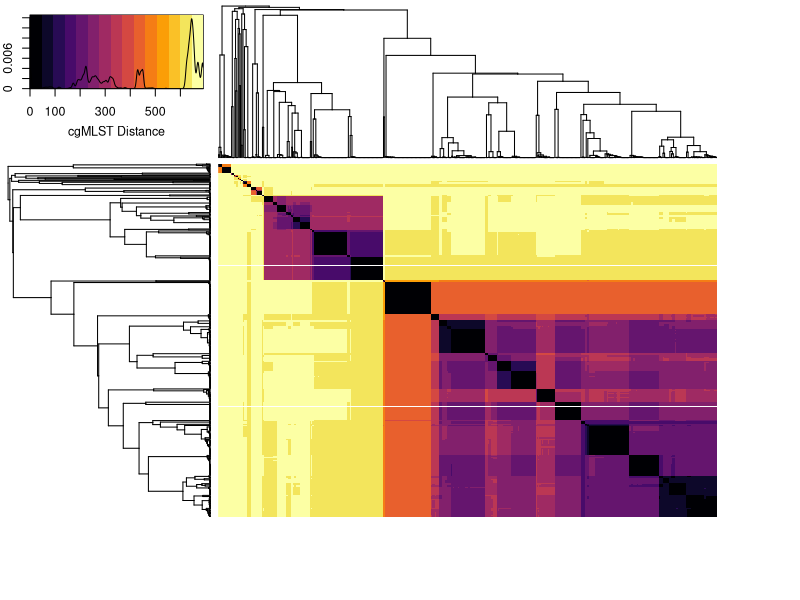

Generate this figure with R: (Note: this script raises an error after producing the figure.)
## ---- chunk 1
knitr::opts_chunk$set(echo = FALSE)
library(DiagrammeR)
library(ggplot2)
library(gplots)
library(viridis)

## ---- chunk 2
grViz("digraph flowchart {
      node [fontname = Helvectica, shape = rectangle]
      tab1 [label = '@@1']
      tab2 [label = '@@2']
      tab3 [label = '@@3']
    
      
      #edge definitions with the node
      tab1 -> tab2 -> tab3;
      }

      [1]: 'Raccoons (n= 1096) live-trapped and fecal samples obtained'
      [2]: 'Campylobacter isolated\\nand the species identity confirmed with PCR'
      [3]: 'CGF PCR performed on all Campylobacter isolates to\\nobtain binary fingerpints, which were assigned a subtype'
      
      ")
## ---- chunk 3
grViz("digraph flowchart {
                 node [fontname = Helvectica, shape = rectangle,
                 fontsize = 30]
                 tab1 [label = '@@1']
                 tab2 [label = '@@2']
                 tab3 [label = '@@3']
                 tab4 [label = '@@4']
                 tab5 [label = '@@5']
                 tab6 [label = '@@6']
                 tab7 [label = '@@7']
                 tab8 [label = '@@8']
                 tab9 [label = '@@9']
                 
                 
                 tab1 -> tab9;
                 tab9 -> tab4;
                 tab9 -> tab2 ->  tab6 -> tab8 -> tab3 -> tab5;
                 tab6 -> tab7
}

[1]: '895 isolates sequenced on NextSeq platform'
[2]: 'Genomes (614) with complete allele calls across all loci.\\nLoci (685) with complete alleles across all genomes'
[3]: 'Pairwise genome comparisons\\nto calculate genetic similarity\\nusing GrapeTree'
[4]: 'Genomes and loci with missing,\\n truncated, or short alleles discarded'
[5]: 'Distance matrix'
[6]: 'CGF profiles compared with eCGF'
[7]: 'Mismatches discarded'
[8]: 'Postive match between CGF and eCGF\\n(n=589)'
[9]: 'cgMLST allele calls'
")
## ---- chunk 4
distancemat <- as.matrix(read.csv("data/Genomes_A_DM.csv", row.names=1, header = TRUE))

heatmap.2(distancemat,
          distfun = function(x) {as.dist(x)},
          symm=TRUE,
          tracecol = NA,
          revC=TRUE,
          col = viridis::inferno,
          denscol = 'black',
          labRow = FALSE,
          labCol = FALSE,
          density.info = 'density',
          key.title = NA,
          key.ylab = NA,
          key.xlab = "cgMLST Distance",
          #key.ytickfun = function(x) {list(NA)}
          )
## ---- chunk 5
knitr::include_graphics('./images/sameCGF.png')

## ---- chunk 6
simvstime <- read.csv("data/distance_dayst.csv", header = TRUE)

ggplot(simvstime,
       aes(x = reorder(Cluster, -AverageDistance),
           y = AverageDistance)) +
  geom_bar(stat = "identity", color = "black", 
           width = 1, fill = "#008080") +
  labs(x = "CGF Cluster Identity",
       y = "Average Distance") +
  theme_bw() +
  theme(axis.text.x = element_blank())

#38 CGF clusters

## ---- chunk 7
simvstime <- read.csv("data/distance_dayst.csv", header = TRUE)

ggplot(simvstime,
       aes(x = Day.STDev,
           y = AverageDistance)) +
  geom_point(aes(size = Obs),
             alpha = 0.8,
             stroke = 1,
             shape = 1) +
  labs(x = "Standard Deviation of Time",
       y = "Average Distance",
       size = "Observations") +
  theme_classic()


## ---- chunk 8
knitr::write_bib(c('knitr','rmarkdown','posterdown','pagedown'), 'packages.bib')
